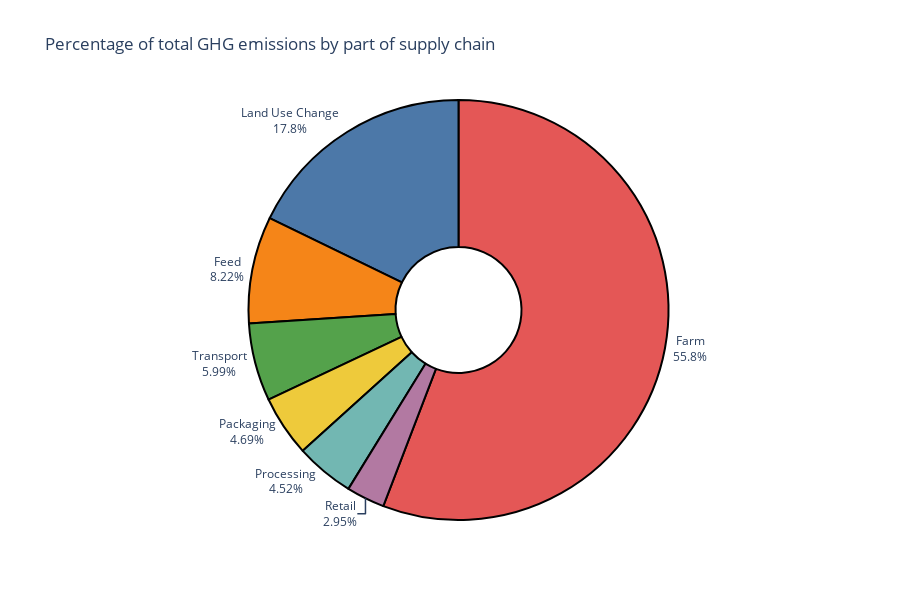

Notebook source saved alongside this figure:
### Markdown cell above
A pie chart more concretely shows the relative (total) CO2 impact of transport:

### Code cell
df2 = df_per_product.iloc[55]
fig = px.pie(df2, values=df2.values[1:], names=df2.index[1:], hole=.3, height=600, title='Percentage of total GHG emissions by part of supply chain')
fig.update_traces(textposition='outside', textinfo='label+percent', marker=dict(colors=standard_discrete, line=dict(color='#000000', width=2)), showlegend=False)
fig.show()

### Figure 1 — Plotly figure (JSON) as saved in the notebook; plotly's stock layout.template omitted (floating-point values rounded to 4 significant figures)
{"data": [{"domain": {"x": [0, 1], "y": [0, 1]}, "hole": 0.3, "hovertemplate": "label=%{label}<br>value=%{value}<extra></extra>", "labels": ["Land Use Change", "Feed", "Farm", "Processing", "Transport", "Packaging", "Retail"], "legendgroup": "", "marker": {"colors": ["#4C78A8", "#F58518", "#E45756", "#72B7B2", "#54A24B", "#EECA3B", "#B279A2", "#FF9DA6", "#9D755D", "#BAB0AC"], "line": {"color": "#000000", "width": 2}}, "name": "", "showlegend": false, "textinfo": "label+percent", "textposition": "outside", "type": "pie", "values": [2379000.0, 1098000.0, 7463000.0, 604300.0, 801400.0, 626900.0, 394200.0]}], "layout": {"height": 600, "legend": {"tracegroupgap": 0}, "title": {"text": "Percentage of total GHG emissions by part of supply chain"}}}
